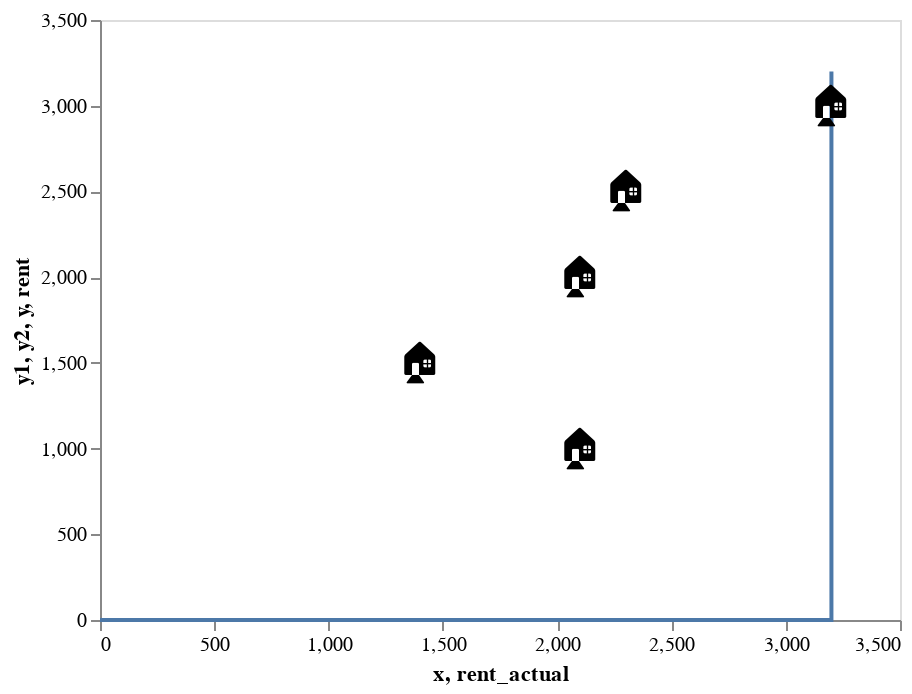

Notebook code for this chart:
### Code cell
import altair as alt
import pandas as pd

# Sample data
data = pd.DataFrame({
    'rent': [1000, 1500, 2000, 2500, 3000],
    'rent_actual': [2100, 1400, 2100, 2300, 3200]
})

# Base chart for the data points using emoji
points = alt.Chart(data).mark_text(
    text='🏠',  # Unicode for house emoji
    fontSize=20,
    align='center'
).encode(
    x='rent_actual:Q',
    y='rent:Q'
)

# Define the maximum value for x and y to create the 45-degree line and area
max_val = max(data['rent'].max(), data['rent_actual'].max())

# Chart for the 45-degree line
line_data = pd.DataFrame({'x': [0, max_val], 'y': [0, max_val]})
line = alt.Chart(line_data).mark_area(color="lightblue",
    interpolate='step-after',
    line=True).encode(x='x', y='y')

# Area under the line
area_data = pd.DataFrame({'x': [0, max_val], 'y1': [0, 0], 'y2': [0, max_val]})
area = alt.Chart(area_data).mark_area(opacity=0.3, color='lightred').encode(
    x='x',
    y='y1',
    y2='y2'
)

# Combine the charts and remove grid lines
chart = (area + line + points).configure_axis(
    grid=False
)

chart

### Figure 1 — Vega-Lite specification as saved in the notebook (floating-point values rounded to 4 significant figures)
{"config": {"view": {"continuousWidth": 400, "continuousHeight": 300}, "axis": {"grid": false}}, "layer": [{"data": {"name": "data-ff9970f739f10e69517394b6e059dab0"}, "mark": {"type": "area", "color": "lightred", "opacity": 0.3}, "encoding": {"x": {"field": "x", "type": "quantitative"}, "y": {"field": "y1", "type": "quantitative"}, "y2": {"field": "y2"}}}, {"data": {"name": "data-9a95f8fa453d442a3fc5a249fcd5e8bf"}, "mark": {"type": "area", "color": "lightblue", "interpolate": "step-after", "line": true}, "encoding": {"x": {"field": "x", "type": "quantitative"}, "y": {"field": "y", "type": "quantitative"}}}, {"data": {"name": "data-f361fef29d3ef2008db6e4637fa4f5f2"}, "mark": {"type": "text", "align": "center", "fontSize": 20, "text": "🏠"}, "encoding": {"x": {"field": "rent_actual", "type": "quantitative"}, "y": {"field": "rent", "type": "quantitative"}}}], "$schema": "https://vega.github.io/schema/vega-lite/v4.17.0.json", "datasets": {"data-ff9970f739f10e69517394b6e059dab0": [{"x": 0, "y1": 0, "y2": 0}, {"x": 3200, "y1": 0, "y2": 3200}], "data-9a95f8fa453d442a3fc5a249fcd5e8bf": [{"x": 0, "y": 0}, {"x": 3200, "y": 3200}], "data-f361fef29d3ef2008db6e4637fa4f5f2": [{"rent": 1000, "rent_actual": 2100}, {"rent": 1500, "rent_actual": 1400}, {"rent": 2000, "rent_actual": 2100}, {"rent": 2500, "rent_actual": 2300}, {"rent": 3000, "rent_actual": 3200}]}}
